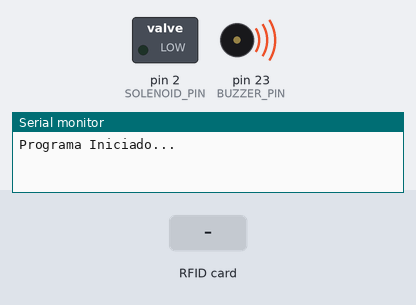
Recording of a sketch running on a simulated Arduino Mega 2560, built with avr-gcc and run on an emulated ATmega2560. Shown: switched loads named in the sketch (green lamp = pin HIGH), buzzer (waves = sounding, pin HIGH), the last lines printed to the serial monitor. Inputs (shaded band) come from the test bench.

Above: at 0.01 s.
At 1.3 s:
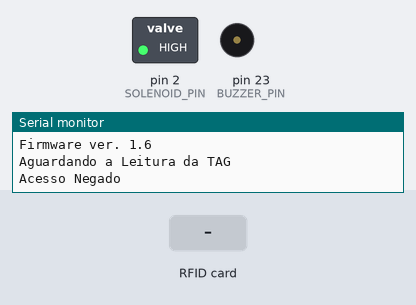
1.4 s: RFID card 5E 7A 19 C4 held to the reader
At 1.55 s:
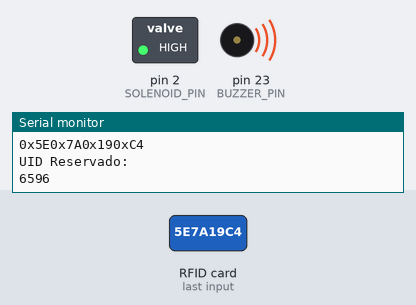
Timing chart, 0 to 4.4 s (numbered marks = the images above; inputs shaded):
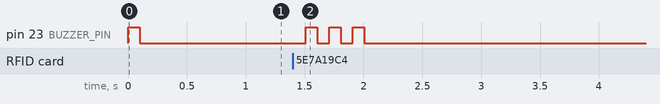

Measured:
- after the input at 1.4 s, pin 23 (BUZZER_PIN): alternates HIGH for 0.10 s and LOW for 0.10 s, 6 changes in all, then stays LOW, starting after 0.11 s

The sketch:

ControleDeAcessoPN532Teste.ino
```cpp
// Test sketch for PN532 on ESP8266
// Used libraries from https://github.com/elechouse/PN532
// Copy PN532 and PN532_I2C folders to the Arduino libraries folder

#include <Wire.h>
#include <PN532_I2C.h>
#include <PN532.h>
PN532_I2C pn532i2c(Wire);
PN532 nfc(pn532i2c);

#define BUZZER_PIN 23
#define SOLENOID_PIN 2

void setup(void) {
  Serial.begin(115200);
  Serial.println("Programa Iniciado...");

  attachInterrupt(0, manualButton, FALLING);
  pinMode(SOLENOID_PIN, OUTPUT); digitalWrite(SOLENOID_PIN, LOW);
  pinMode(BUZZER_PIN, OUTPUT); digitalWrite(BUZZER_PIN, HIGH), delay(100), digitalWrite(BUZZER_PIN, LOW);

  nfc.begin();

  Serial.println("Scan I2C bus...");
  for (byte address = 1; address <= 127; address++ )
  {
    Wire.beginTransmission(address);
    if (Wire.endTransmission() == 0)
    {
      Serial.println(address, HEX);
    }
  }

  uint32_t versiondata = nfc.getFirmwareVersion();
  if (! versiondata) {
    Serial.println("Problema com o Leitor PN532");
    Serial.println("Problema com o Programa!");
    while (1)
      delay(1000);
  }

  // Got ok data, print it out!
  Serial.print("Found chip PN5"); Serial.println((versiondata >> 24) & 0xFF, HEX);
  Serial.print("Firmware ver. "); Serial.print((versiondata >> 16) & 0xFF, DEC);
  Serial.print('.'); Serial.println((versiondata >> 8) & 0xFF, DEC);

  // configure board to read RFID tags
  nfc.setPassiveActivationRetries(0xFF);
  nfc.SAMConfig();

  Serial.println("Aguardando a Leitura da TAG");
  solenoidLock();
  }

unsigned long counter=0;
//**********************************************************************************************//
unsigned int hex_num = 0;// Length of the UID (4 or 7 bytes depending on ISO14443A card type)

void manualButton() {
  Serial.println("button");
  int i = 0;
  while (i <= 750) {
    Serial.println(i);
    digitalWrite(SOLENOID_PIN, LOW);
    if (i < 100) {
      digitalWrite(BUZZER_PIN, HIGH);
    } else {
      digitalWrite(BUZZER_PIN, LOW);
    }
    Serial.println("Acesso Negado");
    i++;
  }
  solenoidLock();
}

void solenoidLock() {
  hex_num = 0;
  digitalWrite(SOLENOID_PIN, HIGH);
  Serial.println("Acesso Negado");
}

void solenoidUnlock() {
  hex_num = 0;
  Serial.println("Acesso Liberado");
  digitalWrite(SOLENOID_PIN, LOW);
  delay(2000);
  solenoidLock();
}

void loop(void) {
  uint8_t success;
  uint8_t uid[] = { 0, 0, 0, 0, 0, 0, 0 };  // Buffer to store the returned UID
  uint8_t uidLength;

  // Wait for an ISO14443A type cards (Mifare, etc.).  When one is found
  // 'uid' will be populated with the UID, and uidLength will indicate
  // if the uid is 4 bytes (Mifare Classic) or 7 bytes (Mifare Ultralight)
  success = nfc.readPassiveTargetID(PN532_MIFARE_ISO14443A, uid, &uidLength);

  if (success) {
    // Display some basic information about the card
    Serial.print(++counter);
    Serial.println("Encontrou um Cartão ISO14443A com.... ");
    Serial.println("UID Número: ");
    Serial.print(uidLength, DEC); Serial.println(" bytes"); (uidLength, HEX);
    Serial.println("Valor do UID: ");
    for (uint8_t i = 0; i < uidLength; i++) {
    Serial.print("0x"); Serial.print(uid[i], HEX);
    }
        Serial.println("");

    Serial.println("UID Reservado: ");
    for (uint8_t i = 0; i < uidLength; i++) {
      if (i == 0) {
        hex_num = uid[i] << 24;
      } else if (i == 1) {
        hex_num += uid[i] << 16;
      } else if (i == 2) {
        hex_num += uid[i] << 8;
      } else {
        hex_num += uid[i];
      }
    }

    Serial.println(hex_num);
    Serial.println("");

    if (hex_num == 1653767196 || hex_num == 768215068 || hex_num == 3396721955) {
      digitalWrite(BUZZER_PIN, HIGH), delay(200), digitalWrite(BUZZER_PIN, LOW);
      solenoidUnlock();
    } else {
      for (int i = 0; i <= 2; i++)delay(100), digitalWrite(BUZZER_PIN, HIGH), delay(100), digitalWrite(BUZZER_PIN, LOW);
      delay(300);
      solenoidLock();
    }

  } else {
    Serial.println("Tempo Esgotado para a leitura do Cartão");
    solenoidLock();
  }
}
```
